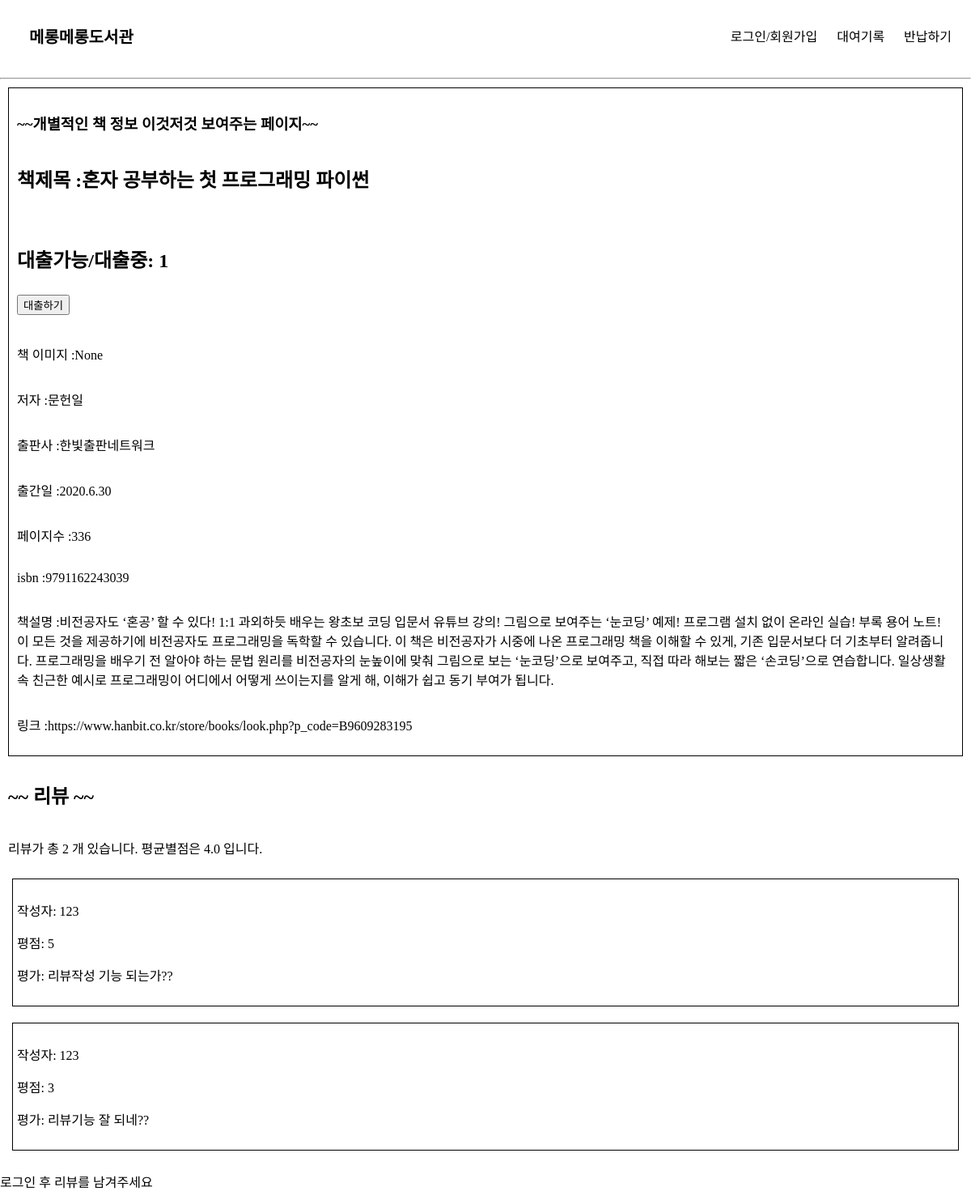
The app's page /book_info/32, older data.
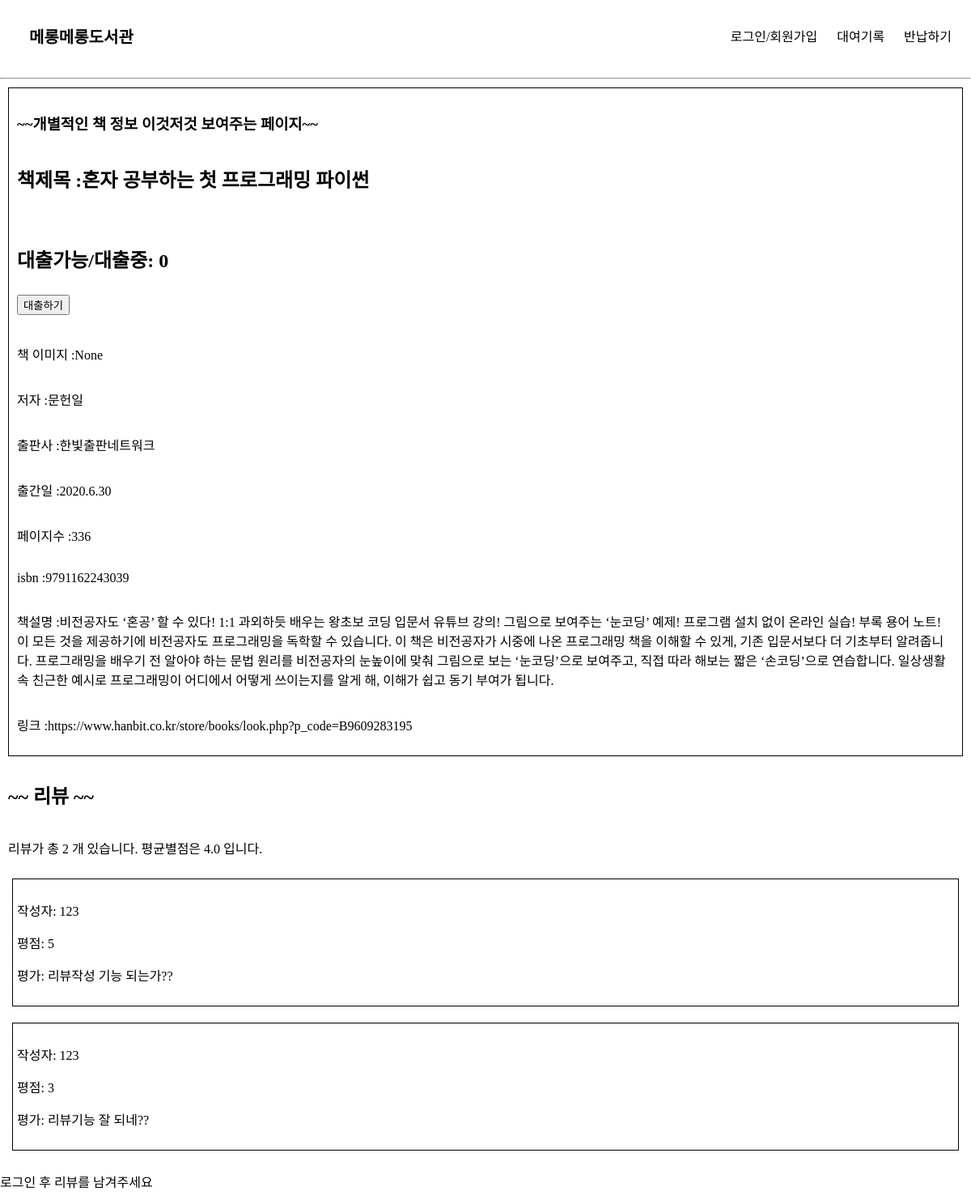
The same page, newer data.
### elicelibrary/models.py (models this page shows, shortened)
class Book(db.Model):
    __tablename__     = 'Book'
    id                = db.Column(db.Integer, primary_key=True, nullable=False, autoincrement=True, unique=True)
    title             = db.Column(db.String(45), nullable=False)
    author            = db.Column(db.String(45))
    publisher         = db.Column(db.String(45))
    publication_date  = db.Column(db.String(45))
    pages             = db.Column(db.Integer)
    isbn              = db.Column(db.String(45))
    registered_date   = db.Column(db.DateTime, default=datetime.utcnow)
    description       = db.Column(db.Text())    # 길이를 정할 수 없는 문자열은 Text를 쓰면 됨
    book_link         = db.Column(db.String(255))
    book_status       = db.Column(db.String(45))   # "1" :대출가능, "0" : 대출중 , "999" : 폐기    -> 선택형 변수에 적합한 데이터타입이 있을까?
    book_img          = db.Column(db.String(45))    # 책 표지만 바뀐 경우, 또는 책이 다르지만 같은 표지를 쓰는 경우가 있기 때문에 이미지 스토리지에서 같은 이미지의 반복을 막기 위해 별도의 책 이미지 식별 용 변수를 넣음

class Review(db.Model):
    __tablename__     = 'Review'
    review_id         = db.Column(db.Integer, primary_key=True, nullable=False, autoincrement=True)
    rating            = db.Column(db.Integer)
    content           = db.Column(db.Text())
    user_id           = db.Column(db.String(45), db.ForeignKey('User.email'), nullable=False)
    isbn              = db.Column(db.String(45), db.ForeignKey('Book.isbn'))   # 외부키 사용할 때는 '테이블이름.속성', 객체 이름 x

### elicelibrary/views/book_api.py (the view)
@book.route('/book_info/<int:book_id>', methods=["GET"])
def book_detail(book_id):
    book_info = Book.query.filter(Book.id == book_id).first()
    book_review = Review.query.filter(Review.isbn == book_info.isbn).all()
    rating_sum, rating_avg = 0, 0
    if book_review :
        for review in book_review:
            rating_sum += review.rating
        rating_avg = rating_sum / len(book_review)
    return render_template("book_detail.html", book = book_info, review_list = book_review, rating_avg = rating_avg, review_cnt = len(book_review))

### elicelibrary/templates/book_detail.html (shortened to what this page needs)
{% extends 'base.html' %}
{% block content %}
<div class="book-detail-info-container">
<h3>~~개별적인 책 정보 이것저것 보여주는 페이지~~</h3>
<h2> 책제목 :{{ book.title }}</h2>
<h2>
    <p>    대출가능/대출중: {{ book.book_status }}   </p>
    <input class='checkout-btn' type="button" value="대출하기">
</h2>
<p> 책 이미지 :{{ book.book_img }}</p>
<p> 저자 :{{ book.author }}</p>
<p> 출판사 :{{ book.publisher }}</p>
<p> 출간일 :{{ book.publication_date }}</p>
<p> 페이지수 :{{ book.pages }}</p>
<p> isbn :{{ book.isbn }}</p>
<p> 책설명 :{{ book.description }}</p>
<p> 링크 :{{ book.book_link }}</p>
</div>
<div class="review-container">
    <h2>~~ 리뷰 ~~</h2>
    <p>리뷰가 총 {{ review_cnt }} 개 있습니다. 평균별점은 {{ rating_avg }} 입니다. </p>
    {% for review in review_list %}
    <div class="review">
        <p>작성자: {{ review.user_id }}</p>
        <p>평점: {{ review.rating }}</p>
        <p>평가: {{ review.content }}</p>
    </div>
    {% endfor %}
</div>
{% if session['login_id'] %}
<h3>리뷰 작성</h3>
<form action="{{ url_for('book.write_review', book_id=book.id) }}" method="post">
    <select name="star">
        <option value="1">1점</option>
        <option value="2">2점</option>
        <option value="3">3점</option>
        <option value="4">4점</option>
        <option value="5">5점</option>
    </select>
    <div class="form-group">
        <label for="review">리뷰</label>
        <input class="form-control" name="review" id="review" placeholder="리뷰를 작성해주세요."></input>
    </div>
    <input class="btn btn-primary" type="submit" value="리뷰 올리기">
</form>
{% else %}
<p>로그인 후 리뷰를 남겨주세요</p>
{% endif %}
{% endblock %}

### elicelibrary/templates/base.html (shortened to what this page needs)
<!DOCTYPE html>
<html lang="en">
<head>
    <link rel="stylesheet" href="{{ url_for('static', filename='style.css') }}" />
</head>
<body>
    <header>
        <nav class="navbar">
            <a class="header-main-name" href="/">메롱메롱도서관</a>
            <ul class="navbar-menu">
                {% block nav_link %}
                {% if session['login_id'] %}
                <li><a class="nav-link" href="/logout">로그아웃</a></li>
                <li><a class="nav-link" href="/checkout_records">대여기록</a></li>
                <li><a class="nav-link" href="/return">반납하기</a></li>
                {% else %}
                <li><a class="nav-link" href="/login">로그인/회원가입</a></li>
                <li><a class="nav-link" href="/checkout_records">대여기록</a></li>
                <li><a class="nav-link" href="/return">반납하기</a></li>
                {% endif %}
                {% endblock %}
            </ul>
        </nav>
    </header>
    <hr>
    {% block content %}
    {% endblock %}
</body>
</html>

### elicelibrary/static/style.css (style rules this page uses)
:root { --text-color: black; --background-color: white; --accent-color: grey; }
body { margin: 0; }
a { text-decoration: none; color: var(--text-color); }
.navbar { display: flex; justify-content: space-between; align-items: center; background-color: var(--background-color); padding: 8px 12px; }
.header-main-name { font-family: "Source Sans Pro", sans-serif; font-weight: bold; font-size: 20px; padding-left: 24px; }
.navbar-menu { display: flex; list-style: none; padding-left: 0; }
.navbar-menu li { padding: 8px 12px; }
.review-container { margin: 10px 10px 10px 10px; display: flex; flex-wrap: wrap; flex-direction: column; }
.review-container .review { margin: 10px 5px 10px 5px; padding: 10px 5px 10px 5px; border: 1px solid black; }
.book-detail-info-container { margin: 10px 10px 10px 10px; padding: 10px; display: flex; flex-wrap: wrap; flex-direction: column; border: 1px solid black; }

Row changes from the older to the newer data that the page shows:
changed Book "혼자 공부하는 첫 프로그래밍 파이썬": book_status "1" → "0"
